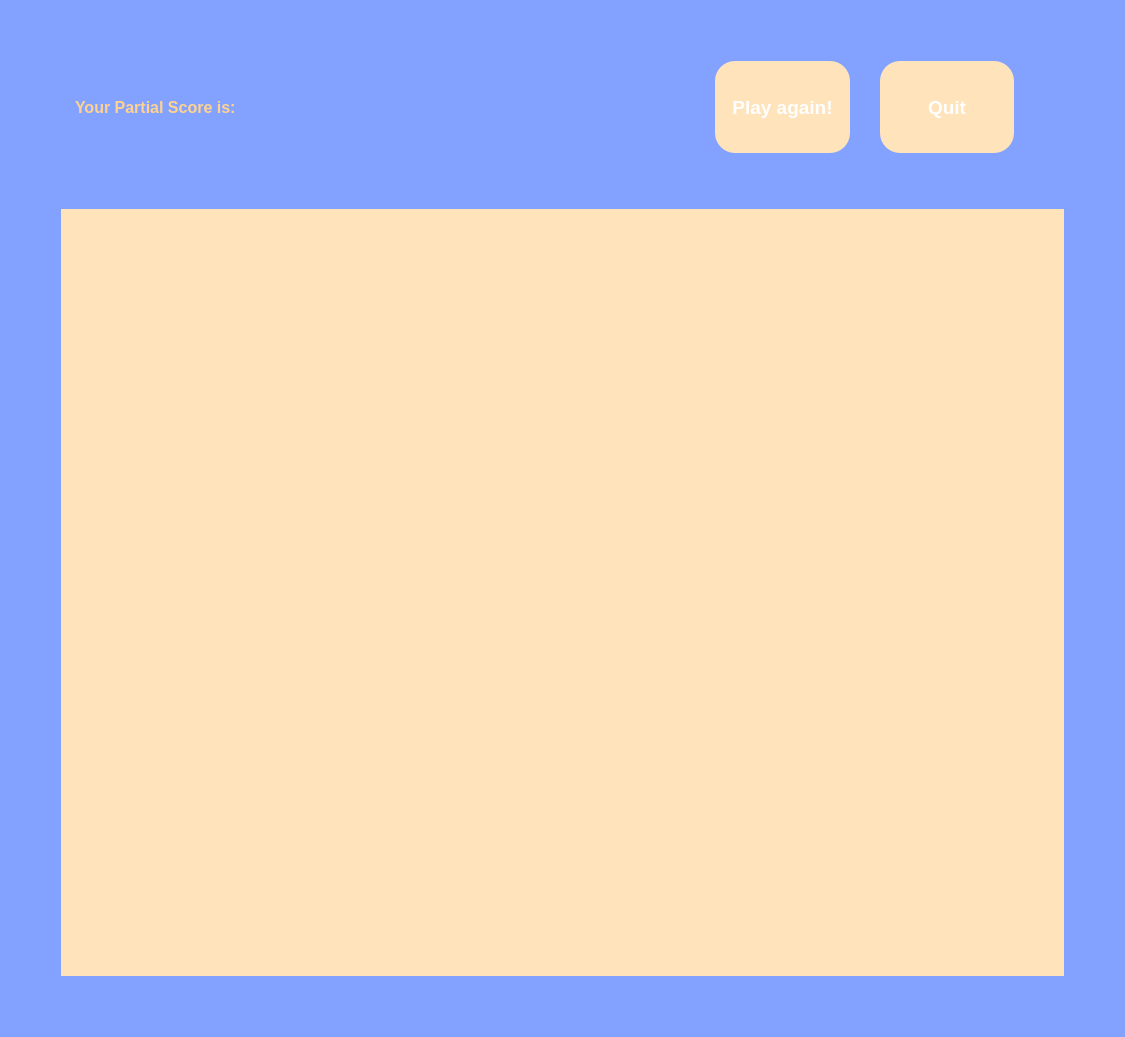
<?xml version="1.0" encoding="UTF-8"?>
<ui version="4.0">
 <class>Summary</class>
 <widget class="QWidget" name="Summary">
  <property name="geometry">
   <rect>
    <x>0</x>
    <y>0</y>
    <width>1125</width>
    <height>1037</height>
   </rect>
  </property>
  <property name="windowTitle">
   <string>Summary</string>
  </property>
  <property name="styleSheet">
   <string notr="true">QWidget {
	background-color: #83A2FF;
	color: #FFFFFF;
}</string>
  </property>
  <layout class="QVBoxLayout" name="verticalLayout_2">
   <item>
    <layout class="QVBoxLayout" name="verticalLayout" stretch="1,4">
     <property name="leftMargin">
      <number>50</number>
     </property>
     <property name="rightMargin">
      <number>50</number>
     </property>
     <property name="bottomMargin">
      <number>50</number>
     </property>
     <item>
      <layout class="QHBoxLayout" name="horizontalLayout_2" stretch="3,2">
       <item>
        <widget class="QLabel" name="score_label">
         <property name="sizePolicy">
          <sizepolicy hsizetype="Expanding" vsizetype="Expanding">
           <horstretch>1</horstretch>
           <verstretch>1</verstretch>
          </sizepolicy>
         </property>
         <property name="font">
          <font>
           <pointsize>12</pointsize>
           <weight>75</weight>
           <bold>true</bold>
          </font>
         </property>
         <property name="styleSheet">
          <string notr="true">border-radius: 50%; /* Makes the label circular */
border: 2px solid #000000; /* Border color and width */
padding: 10px; /* Adjust padding as needed */
background-color: #83A2FF;
color: #FFD28F;
border: none;
</string>
         </property>
         <property name="text">
          <string>Your Partial Score is:</string>
         </property>
         <property name="wordWrap">
          <bool>true</bool>
         </property>
        </widget>
       </item>
       <item>
        <layout class="QHBoxLayout" name="horizontalLayout">
         <property name="spacing">
          <number>30</number>
         </property>
         <property name="leftMargin">
          <number>50</number>
         </property>
         <property name="topMargin">
          <number>50</number>
         </property>
         <property name="rightMargin">
          <number>50</number>
         </property>
         <property name="bottomMargin">
          <number>50</number>
         </property>
         <item>
          <widget class="QPushButton" name="play_again_button">
           <property name="sizePolicy">
            <sizepolicy hsizetype="Expanding" vsizetype="Expanding">
             <horstretch>1</horstretch>
             <verstretch>1</verstretch>
            </sizepolicy>
           </property>
           <property name="font">
            <font>
             <pointsize>14</pointsize>
             <weight>75</weight>
             <bold>true</bold>
            </font>
           </property>
           <property name="styleSheet">
            <string notr="true">QPushButton {
	border-radius: 20px; /* Adjust the radius as needed */
	background-color: #FFE3BB;
}
QPushButton:hover {
	background-color: #FFD28F;
	}
QPushButton:pressed {
	background-color: #B4BDFF;
}</string>
           </property>
           <property name="text">
            <string>Play again!</string>
           </property>
          </widget>
         </item>
         <item>
          <widget class="QPushButton" name="quit_button">
           <property name="sizePolicy">
            <sizepolicy hsizetype="Expanding" vsizetype="Expanding">
             <horstretch>1</horstretch>
             <verstretch>1</verstretch>
            </sizepolicy>
           </property>
           <property name="font">
            <font>
             <pointsize>14</pointsize>
             <weight>75</weight>
             <bold>true</bold>
            </font>
           </property>
           <property name="styleSheet">
            <string notr="true">QPushButton {
	border-radius: 20px; /* Adjust the radius as needed */
	background-color: #FFE3BB;
}
QPushButton:hover {
	background-color: #FFD28F;
	}
QPushButton:pressed {
	background-color: #B4BDFF;
}</string>
           </property>
           <property name="text">
            <string>Quit</string>
           </property>
          </widget>
         </item>
        </layout>
       </item>
      </layout>
     </item>
     <item>
      <layout class="QHBoxLayout" name="table_layout">
       <item>
        <widget class="QTableView" name="summary_table">
         <property name="sizePolicy">
          <sizepolicy hsizetype="Expanding" vsizetype="Expanding">
           <horstretch>1</horstretch>
           <verstretch>1</verstretch>
          </sizepolicy>
         </property>
         <property name="font">
          <font>
           <pointsize>10</pointsize>
           <weight>75</weight>
           <bold>true</bold>
          </font>
         </property>
         <property name="styleSheet">
          <string notr="true">QTableView {
	color: white;
	border: 2px solid #000000;
	padding: 10px;
	background-color: #FFE3BB;
	color: black;
	font-weight: bold;
	border: none;
}

QHeaderView::section {
	color: white;
	background-color: #FFD28F;
	border: 1px solid #555;
	height: 36px;
	width: 260px;
	font-weight: bold;
}</string>
         </property>
         <property name="cornerButtonEnabled">
          <bool>false</bool>
         </property>
        </widget>
       </item>
      </layout>
     </item>
    </layout>
   </item>
  </layout>
 </widget>
 <resources/>
 <connections/>
</ui>
